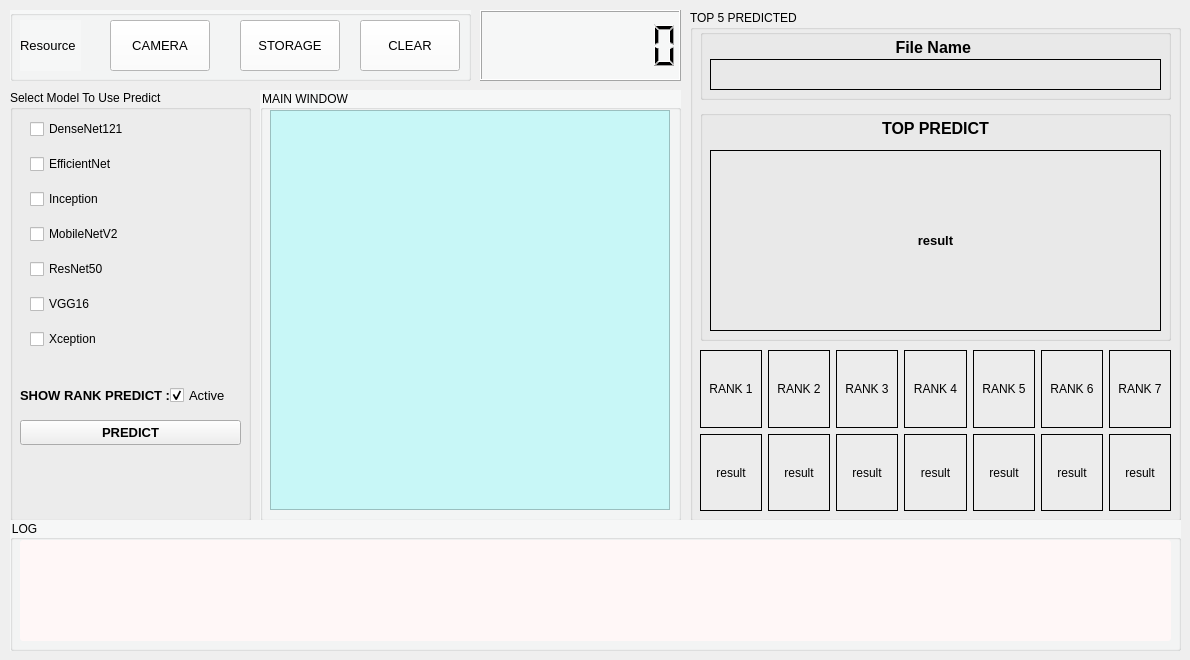
    <widget class="QWidget" name="tab_4">
     <attribute name="title">
      <string>Klasifikasi Aksara</string>
     </attribute>
     <widget class="QGroupBox" name="groupBox_6">
      <property name="geometry">
       <rect>
        <x>10</x>
        <y>10</y>
        <width>461</width>
        <height>71</height>
       </rect>
      </property>
      <property name="styleSheet">
       <string notr="true">background-color: rgb(246, 247, 247);</string>
      </property>
      <property name="title">
       <string/>
      </property>
      <widget class="QLabel" name="label_18">
       <property name="geometry">
        <rect>
         <x>10</x>
         <y>10</y>
         <width>61</width>
         <height>51</height>
        </rect>
       </property>
       <property name="font">
        <font>
         <pointsize>10</pointsize>
        </font>
       </property>
       <property name="text">
        <string>Resource</string>
       </property>
       <property name="alignment">
        <set>Qt::AlignLeading|Qt::AlignLeft|Qt::AlignVCenter</set>
       </property>
      </widget>
      <widget class="QPushButton" name="btn_resource_storage">
       <property name="geometry">
        <rect>
         <x>230</x>
         <y>10</y>
         <width>100</width>
         <height>51</height>
        </rect>
       </property>
       <property name="minimumSize">
        <size>
         <width>100</width>
         <height>0</height>
        </size>
       </property>
       <property name="font">
        <font>
         <pointsize>10</pointsize>
        </font>
       </property>
       <property name="styleSheet">
        <string notr="true">background-color: rgb(255, 255, 255);</string>
       </property>
       <property name="text">
        <string>STORAGE</string>
       </property>
      </widget>
      <widget class="QPushButton" name="btn_clear_klasifikasi">
       <property name="geometry">
        <rect>
         <x>350</x>
         <y>10</y>
         <width>100</width>
         <height>51</height>
        </rect>
       </property>
       <property name="minimumSize">
        <size>
         <width>100</width>
         <height>0</height>
        </size>
       </property>
       <property name="font">
        <font>
         <pointsize>10</pointsize>
        </font>
       </property>
       <property name="styleSheet">
        <string notr="true">background-color: rgb(255, 255, 255);</string>
       </property>
       <property name="text">
        <string>CLEAR</string>
       </property>
      </widget>
      <widget class="QPushButton" name="btn_start_3">
       <property name="geometry">
        <rect>
         <x>100</x>
         <y>10</y>
         <width>100</width>
         <height>51</height>
        </rect>
       </property>
       <property name="minimumSize">
        <size>
         <width>100</width>
         <height>0</height>
        </size>
       </property>
       <property name="font">
        <font>
         <pointsize>10</pointsize>
        </font>
       </property>
       <property name="styleSheet">
        <string notr="true">background-color: rgb(255, 255, 255);</string>
       </property>
       <property name="text">
        <string>CAMERA</string>
       </property>
      </widget>
     </widget>
     <widget class="QGroupBox" name="groupBox_7">
      <property name="geometry">
       <rect>
        <x>10</x>
        <y>90</y>
        <width>241</width>
        <height>431</height>
       </rect>
      </property>
      <property name="title">
       <string>Select Model To Use Predict</string>
      </property>
      <widget class="QWidget" name="gridLayoutWidget_5">
       <property name="geometry">
        <rect>
         <x>20</x>
         <y>20</y>
         <width>211</width>
         <height>251</height>
        </rect>
       </property>
       <layout class="QGridLayout" name="gridLayout_6">
        <item row="5" column="0">
         <widget class="QCheckBox" name="ckb_vgg">
          <property name="text">
           <string>VGG16</string>
          </property>
         </widget>
        </item>
        <item row="0" column="0">
         <widget class="QCheckBox" name="ckb_densenet">
          <property name="minimumSize">
           <size>
            <width>0</width>
            <height>0</height>
           </size>
          </property>
          <property name="sizeIncrement">
           <size>
            <width>0</width>
            <height>0</height>
           </size>
          </property>
          <property name="text">
           <string>DenseNet121</string>
          </property>
         </widget>
        </item>
        <item row="4" column="0">
         <widget class="QCheckBox" name="ckb_restnet">
          <property name="text">
           <string>ResNet50</string>
          </property>
         </widget>
        </item>
        <item row="1" column="0">
         <widget class="QCheckBox" name="ckb_efficientnet">
          <property name="text">
           <string>EfficientNet</string>
          </property>
         </widget>
        </item>
        <item row="2" column="0">
         <widget class="QCheckBox" name="ckb_inception">
          <property name="text">
           <string>Inception</string>
          </property>
         </widget>
        </item>
        <item row="6" column="0">
         <widget class="QCheckBox" name="ckb_xception">
          <property name="text">
           <string>Xception</string>
          </property>
         </widget>
        </item>
        <item row="3" column="0">
         <widget class="QCheckBox" name="ckb_mobilenet">
          <property name="text">
           <string>MobileNetV2</string>
          </property>
         </widget>
        </item>
       </layout>
      </widget>
      <widget class="QPushButton" name="btn_predict">
       <property name="geometry">
        <rect>
         <x>10</x>
         <y>330</y>
         <width>221</width>
         <height>25</height>
        </rect>
       </property>
       <property name="font">
        <font>
         <family>Nirmala UI</family>
         <pointsize>10</pointsize>
         <weight>75</weight>
         <bold>true</bold>
        </font>
       </property>
       <property name="text">
        <string>PREDICT</string>
       </property>
      </widget>
      <widget class="QLabel" name="label_22">
       <property name="geometry">
        <rect>
         <x>10</x>
         <y>290</y>
         <width>151</width>
         <height>31</height>
        </rect>
       </property>
       <property name="font">
        <font>
         <family>Nirmala UI</family>
         <pointsize>10</pointsize>
         <weight>75</weight>
         <bold>true</bold>
        </font>
       </property>
       <property name="text">
        <string>SHOW RANK PREDICT :</string>
       </property>
      </widget>
      <widget class="QCheckBox" name="ckb_show_rank">
       <property name="geometry">
        <rect>
         <x>160</x>
         <y>290</y>
         <width>70</width>
         <height>31</height>
        </rect>
       </property>
       <property name="font">
        <font>
         <family>Nirmala UI</family>
         <pointsize>10</pointsize>
         <weight>50</weight>
         <bold>false</bold>
        </font>
       </property>
       <property name="text">
        <string>Active</string>
       </property>
       <property name="checked">
        <bool>true</bool>
       </property>
      </widget>
     </widget>
     <widget class="QGroupBox" name="groupBox_8">
      <property name="geometry">
       <rect>
        <x>260</x>
        <y>90</y>
        <width>421</width>
        <height>431</height>
       </rect>
      </property>
      <property name="styleSheet">
       <string notr="true">background-color: rgb(246, 247, 247);</string>
      </property>
      <property name="title">
       <string>MAIN WINDOW</string>
      </property>
      <widget class="QLabel" name="disp_klasifikasi">
       <property name="geometry">
        <rect>
         <x>10</x>
         <y>20</y>
         <width>400</width>
         <height>400</height>
        </rect>
       </property>
       <property name="sizePolicy">
        <sizepolicy hsizetype="Preferred" vsizetype="Preferred">
         <horstretch>0</horstretch>
         <verstretch>0</verstretch>
        </sizepolicy>
       </property>
       <property name="minimumSize">
        <size>
         <width>400</width>
         <height>400</height>
        </size>
       </property>
       <property name="styleSheet">
        <string notr="true">background-color: rgb(200, 247, 247);</string>
       </property>
       <property name="frameShape">
        <enum>QFrame::StyledPanel</enum>
       </property>
       <property name="frameShadow">
        <enum>QFrame::Sunken</enum>
       </property>
       <property name="text">
        <string/>
       </property>
       <property name="alignment">
        <set>Qt::AlignCenter</set>
       </property>
      </widget>
     </widget>
     <widget class="QGroupBox" name="groupBox_9">
      <property name="geometry">
       <rect>
        <x>690</x>
        <y>10</y>
        <width>491</width>
        <height>511</height>
       </rect>
      </property>
      <property name="title">
       <string>TOP 5 PREDICTED</string>
      </property>
      <widget class="QWidget" name="gridLayoutWidget_8">
       <property name="geometry">
        <rect>
         <x>10</x>
         <y>340</y>
         <width>471</width>
         <height>161</height>
        </rect>
       </property>
       <layout class="QGridLayout" name="gridLayout_9">
        <item row="1" column="5">
         <widget class="QLabel" name="result_rank_6">
          <property name="frameShape">
           <enum>QFrame::Box</enum>
          </property>
          <property name="text">
           <string>result</string>
          </property>
          <property name="alignment">
           <set>Qt::AlignCenter</set>
          </property>
         </widget>
        </item>
        <item row="1" column="0">
         <widget class="QLabel" name="result_rank_1">
          <property name="frameShape">
           <enum>QFrame::Box</enum>
          </property>
          <property name="text">
           <string>result</string>
          </property>
          <property name="alignment">
           <set>Qt::AlignCenter</set>
          </property>
         </widget>
        </item>
        <item row="0" column="3">
         <widget class="QLabel" name="rank_4">
          <property name="frameShape">
           <enum>QFrame::Box</enum>
          </property>
          <property name="text">
           <string>RANK 4</string>
          </property>
          <property name="alignment">
           <set>Qt::AlignCenter</set>
          </property>
         </widget>
        </item>
        <item row="0" column="1">
         <widget class="QLabel" name="rank_2">
          <property name="frameShape">
           <enum>QFrame::Box</enum>
          </property>
          <property name="text">
           <string>RANK 2</string>
          </property>
          <property name="alignment">
           <set>Qt::AlignCenter</set>
          </property>
         </widget>
        </item>
        <item row="0" column="5">
         <widget class="QLabel" name="rank_6">
          <property name="frameShape">
           <enum>QFrame::Box</enum>
          </property>
          <property name="text">
           <string>RANK 6</string>
          </property>
          <property name="alignment">
           <set>Qt::AlignCenter</set>
          </property>
         </widget>
        </item>
        <item row="0" column="2">
         <widget class="QLabel" name="rank_3">
          <property name="frameShape">
           <enum>QFrame::Box</enum>
          </property>
          <property name="text">
           <string>RANK 3</string>
          </property>
          <property name="alignment">
           <set>Qt::AlignCenter</set>
          </property>
         </widget>
        </item>
        <item row="1" column="4">
         <widget class="QLabel" name="result_rank_5">
          <property name="frameShape">
           <enum>QFrame::Box</enum>
          </property>
          <property name="text">
           <string>result</string>
          </property>
          <property name="alignment">
           <set>Qt::AlignCenter</set>
          </property>
         </widget>
        </item>
        <item row="1" column="1">
         <widget class="QLabel" name="result_rank_2">
          <property name="frameShape">
           <enum>QFrame::Box</enum>
          </property>
          <property name="text">
           <string>result</string>
          </property>
          <property name="alignment">
           <set>Qt::AlignCenter</set>
          </property>
         </widget>
        </item>
        <item row="0" column="0">
         <widget class="QLabel" name="rank_1">
          <property name="frameShape">
           <enum>QFrame::Box</enum>
          </property>
          <property name="text">
           <string>RANK 1</string>
          </property>
          <property name="alignment">
           <set>Qt::AlignCenter</set>
          </property>
         </widget>
        </item>
        <item row="1" column="2">
         <widget class="QLabel" name="result_rank_3">
          <property name="frameShape">
           <enum>QFrame::Box</enum>
          </property>
          <property name="text">
           <string>result</string>
          </property>
          <property name="alignment">
           <set>Qt::AlignCenter</set>
          </property>
         </widget>
        </item>
        <item row="1" column="3">
         <widget class="QLabel" name="result_rank_4">
          <property name="frameShape">
           <enum>QFrame::Box</enum>
          </property>
          <property name="text">
           <string>result</string>
          </property>
          <property name="alignment">
           <set>Qt::AlignCenter</set>
          </property>
         </widget>
        </item>
        <item row="0" column="4">
         <widget class="QLabel" name="rank_5">
          <property name="minimumSize">
           <size>
            <width>0</width>
            <height>0</height>
           </size>
          </property>
          <property name="frameShape">
           <enum>QFrame::Box</enum>
          </property>
          <property name="text">
           <string>RANK 5</string>
          </property>
          <property name="alignment">
           <set>Qt::AlignCenter</set>
          </property>
         </widget>
        </item>
        <item row="0" column="6">
         <widget class="QLabel" name="rank_7">
          <property name="frameShape">
           <enum>QFrame::Box</enum>
          </property>
          <property name="text">
           <string>RANK 7</string>
          </property>
          <property name="alignment">
           <set>Qt::AlignCenter</set>
          </property>
         </widget>
        </item>
        <item row="1" column="6">
         <widget class="QLabel" name="result_rank_7">
          <property name="frameShape">
           <enum>QFrame::Box</enum>
          </property>
          <property name="text">
           <string>result</string>
          </property>
          <property name="alignment">
           <set>Qt::AlignCenter</set>
          </property>
         </widget>
        </item>
       </layout>
      </widget>
      <widget class="QGroupBox" name="groupBox_11">
       <property name="geometry">
        <rect>
         <x>10</x>
         <y>100</y>
         <width>471</width>
         <height>231</height>
        </rect>
       </property>
       <property name="title">
        <string/>
       </property>
       <widget class="QLabel" name="label_34">
        <property name="geometry">
         <rect>
          <x>10</x>
          <y>10</y>
          <width>451</width>
          <height>16</height>
         </rect>
        </property>
        <property name="font">
         <font>
          <family>Nirmala UI</family>
          <pointsize>12</pointsize>
          <weight>75</weight>
          <bold>true</bold>
         </font>
        </property>
        <property name="text">
         <string>TOP PREDICT</string>
        </property>
        <property name="alignment">
         <set>Qt::AlignCenter</set>
        </property>
       </widget>
       <widget class="QLabel" name="top_predict">
        <property name="geometry">
         <rect>
          <x>10</x>
          <y>40</y>
          <width>451</width>
          <height>181</height>
         </rect>
        </property>
        <property name="font">
         <font>
          <family>Nirmala UI</family>
          <pointsize>10</pointsize>
          <weight>75</weight>
          <bold>true</bold>
         </font>
        </property>
        <property name="frameShape">
         <enum>QFrame::Box</enum>
        </property>
        <property name="text">
         <string>result</string>
        </property>
        <property name="alignment">
         <set>Qt::AlignCenter</set>
        </property>
       </widget>
      </widget>
      <widget class="QGroupBox" name="groupBox_12">
       <property name="geometry">
        <rect>
         <x>10</x>
         <y>19</y>
         <width>471</width>
         <height>71</height>
        </rect>
       </property>
       <property name="title">
        <string/>
       </property>
       <widget class="QLabel" name="label_35">
        <property name="geometry">
         <rect>
          <x>10</x>
          <y>10</y>
          <width>451</width>
          <height>16</height>
         </rect>
        </property>
        <property name="font">
         <font>
          <family>Nirmala UI</family>
          <pointsize>12</pointsize>
          <weight>75</weight>
          <bold>true</bold>
         </font>
        </property>
        <property name="text">
         <string>File Name </string>
        </property>
        <property name="alignment">
         <set>Qt::AlignCenter</set>
        </property>
       </widget>
       <widget class="QLabel" name="filename_input">
        <property name="geometry">
         <rect>
          <x>10</x>
          <y>30</y>
          <width>451</width>
          <height>31</height>
         </rect>
        </property>
        <property name="font">
         <font>
          <family>Nirmala UI</family>
          <pointsize>10</pointsize>
          <weight>75</weight>
          <bold>true</bold>
         </font>
        </property>
        <property name="frameShape">
         <enum>QFrame::Box</enum>
        </property>
        <property name="text">
         <string/>
        </property>
        <property name="alignment">
         <set>Qt::AlignCenter</set>
        </property>
       </widget>
      </widget>
     </widget>
     <widget class="QLCDNumber" name="lcd_clock_3">
      <property name="geometry">
       <rect>
        <x>480</x>
        <y>10</y>
        <width>201</width>
        <height>71</height>
       </rect>
      </property>
      <property name="styleSheet">
       <string notr="true">background-color: rgb(246, 247, 247);</string>
      </property>
      <property name="digitCount">
       <number>8</number>
      </property>
     </widget>
     <widget class="QGroupBox" name="groupBox_10">
      <property name="geometry">
       <rect>
        <x>10</x>
        <y>520</y>
        <width>1171</width>
        <height>131</height>
       </rect>
      </property>
      <property name="styleSheet">
       <string notr="true">background-color: rgb(246, 247, 247);</string>
      </property>
      <property name="title">
       <string>LOG</string>
      </property>
      <widget class="QTextEdit" name="textEdit_klasifikasi">
       <property name="geometry">
        <rect>
         <x>10</x>
         <y>20</y>
         <width>1151</width>
         <height>101</height>
        </rect>
       </property>
       <property name="styleSheet">
        <string notr="true">background-color: rgb(255, 247, 247);
border-radius:3px;</string>
       </property>
      </widget>
     </widget>
    </widget>
